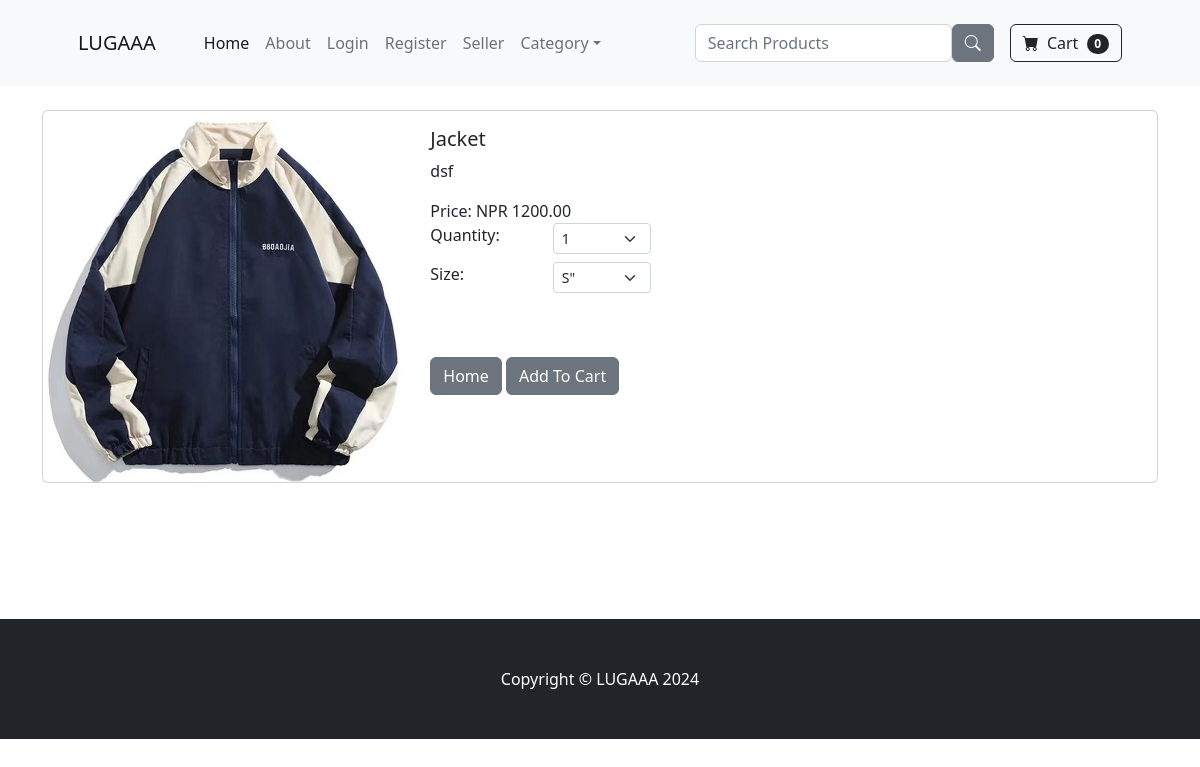
The app's page /product/4 with its own data.
### store/models.py (models this page shows, shortened)
class Product(models.Model):
    name =  models.CharField(max_length=100)
    price =  models.DecimalField(default=0, decimal_places=2, max_digits = 8)
    category =  models.ForeignKey(Category, on_delete=models.CASCADE, null=True, blank=True)
    description =  models.CharField(max_length=250, default='', blank = True, null=True)
    image = models.ImageField(upload_to='uploads/product/')
    is_sale = models.BooleanField(default= False)
    sale_price = models.DecimalField(default=0, decimal_places=2, max_digits = 8, null=True)
    in_stock =  models.PositiveIntegerField(default=1)

### store/views.py (the view)
# urls.py: path('product/<int:pk>', views.product, name='product'),#urlpatterns for product page
def product(request, pk):
    product = Product.objects.get(id = pk)
    sizes = ClothingSize.objects.all()
    return render(request, 'product.html', {'product': product, 'size':sizes})

### cart/cart.py (called while the page is built)
    def __len__(self):
        return len(self.cart)

### cart/context_processor.py (called while the page is built)
def cart(request):
    return {'cart': Cart(request)}

### store/models.py (called while the page is built)
    def __str__(self):
        return self.size

### store/templates/product.html (shortened to what this page needs)
{% extends 'base.html' %}
{% block content %}
<div class = "container">
    <div class="card mb-3">
        <div class="row g-0">
          <div class="col-md-4">
            <img src="{{ product.image.url }}" class="img-fluid rounded-start" alt="...">
          </div>
          <div class="col-md-8">
            <div class="card-body">
              <h5 class="card-title">{{product.name}}</h5>
              <p class="card-text">{{product.description}}</p>
              {% if product.is_sale %}
              <div class="d-flex justify-content-center small text-warning mb-2">
                <div class="bi-star-fill"></div>
                <div class="bi-star-fill"></div>
                <div class="bi-star-fill"></div>
                <div class="bi-star-fill"></div>
                <div class="bi-star-fill"></div>
            </div>
            <span class="text-muted text-decoration-line-through">Npr {{product.price}}</span><br>
            Npr {{product.sale_price}}
            {% else %}
            Price: NPR {{product.price}}
            {% endif %}
          <div class = "row justify-content">
            <div class = "col-md-2">Quantity: </div>
            <div class = "col-md-2">
            <select class="form-select form-select-sm" id="qty-cart">
                        <option value="1">1</option>
                      </select>
                    </div>
                    </div>
              <div class="row justify-content mt-2">
                <div class="col-md-2">Size:</div>
                <div class="col-md-2">
                  <select class="form-select form-select-sm" id="size-select">
                    {% for sizes in size %}
                      <option value="{{ size }}">{{ sizes.size }}"</option>
                    {% endfor %}
                  </select>
                </div>
              </div>
              <br><br>
              <a href="{% url 'home' %}" class = "btn btn-secondary">Home</a>
              <button class="btn btn-secondary" value = "{{ product.id }}" id="add-cart">Add To Cart</button>
            </div>
          </div>
        </div>
      </div>
</div>
{% endblock %}

### records on screen
Product: image (picture), name "Jacket", description "dsf", price "1200.00"

### other values on screen
{{ cart|length }} "0"
form field value "S\""
